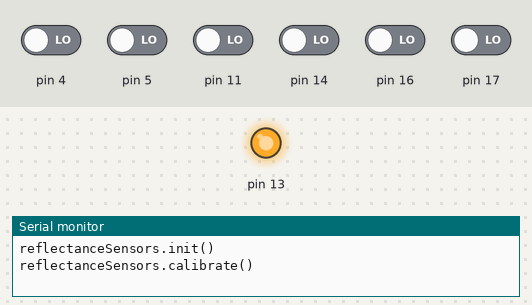
Bench run of a sketch on a simulated Arduino Uno, built with avr-gcc and run on an emulated ATmega328P. Parts: output pins drawn as LEDs (lit = HIGH), the last lines printed to the serial monitor. The test bench sets the inputs (shaded band); at power-on: pin 4, pin 5, pin 11, pin 14, pin 16, pin 17 LOW.

Above: at 0.6 s.
At 12.9 s:
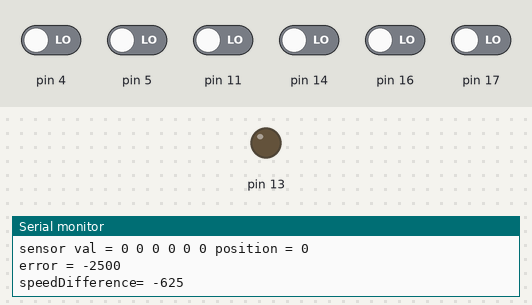
13.0 s: pin 4 driven HIGH and pin 11 driven HIGH
16.0 s: pin 11 driven LOW and pin 16 driven HIGH
Timing chart, 0 to 19.0 s (numbered marks = the images above; inputs shaded):
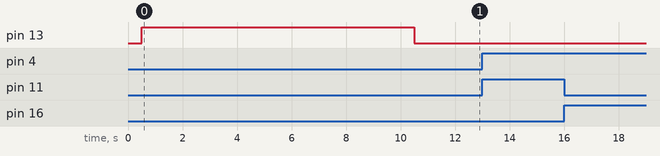

The sketch:

SensorCalibrationCurie.ino
```cpp
#include <QTRSensors.h>
#include <ZumoReflectanceSensorArray.h>


ZumoReflectanceSensorArray reflectanceSensors;

#define NUM_SENSORS 6
unsigned int sensorValues[NUM_SENSORS];

int lastError = 0;


void setup()
{


  // print the calibration minimum values measured when emitters were on
  Serial.begin(9600);
  while(!Serial){}

  Serial.println("reflectanceSensors.init()");
  reflectanceSensors.init();

  delay(500);
  pinMode(13, OUTPUT);
  digitalWrite(13, HIGH);        // turn on LED to indicate we are in calibration mode

  Serial.println("reflectanceSensors.calibrate()");

  unsigned long startTime = millis();
  while(millis() - startTime < 10000)   // make the calibration take 10 seconds
  {
    reflectanceSensors.calibrate();
  }
  digitalWrite(13, LOW);         // turn off LED to indicate we are through with calibration

  for (byte i = 0; i < NUM_SENSORS; i++)
  {
    Serial.println("calibratedMinimumOn");
    Serial.print(reflectanceSensors.calibratedMinimumOn[i]);
    Serial.print(' ');
  }
  Serial.println();

  // print the calibration maximum values measured when emitters were on
  for (byte i = 0; i < NUM_SENSORS; i++)
  {
    Serial.println("calibratedMaximumOn");
    Serial.print(reflectanceSensors.calibratedMaximumOn[i]);
    Serial.println(' ');
  }
  Serial.println();
  delay(1000);


}
void loop()
{
  // read calibrated sensor values and obtain a measure of the line position.
  // Note: the values returned will be incorrect if the sensors have not been properly
  // calibrated during the calibration phase.
  unsigned int position = reflectanceSensors.readLine(sensorValues);

  // To get raw sensor values instead, call:
  //reflectanceSensors.read(sensorValues);

  Serial.print("sensor val = ");

  for (byte i = 0; i < NUM_SENSORS; i++)
  {
    Serial.print(sensorValues[i]);
    Serial.print(' ');
  }
  Serial.print("position = ");
  Serial.println(position);

  int error = position - 2500;

  Serial.print("error = ");Serial.println(error);


  int speedDifference = error / 4 + 6 * (error - lastError);
  lastError = error;

  Serial.print("speedDifference= ");Serial.println(speedDifference);


  delay(250);
}
```
